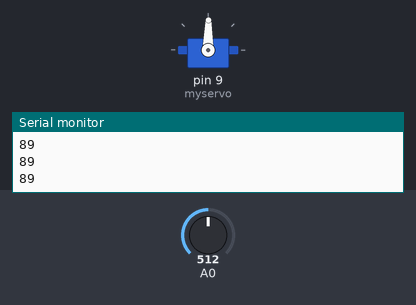
This sketch was run on a simulated Arduino Uno, built with avr-gcc and run on an emulated ATmega328P. On the bench: servo, the last lines printed to the serial monitor. The test bench sets the inputs (shaded band); at power-on: A0 = 512.

Above: at 1.2 s.
1.3 s: A0 set to 716
At 2.3 s:
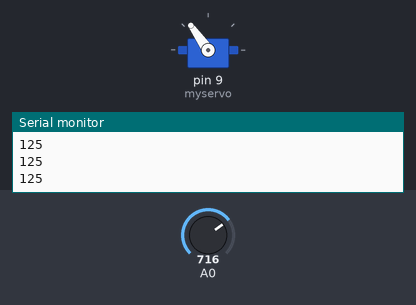
2.8 s: A0 set to 900
At 3.8 s:
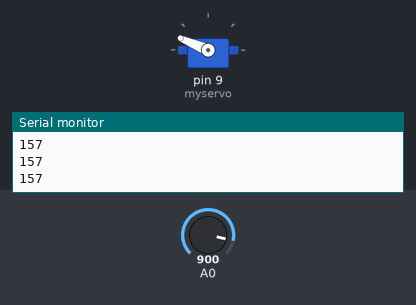
4.3 s: A0 set to 1023
At 4.7 s:
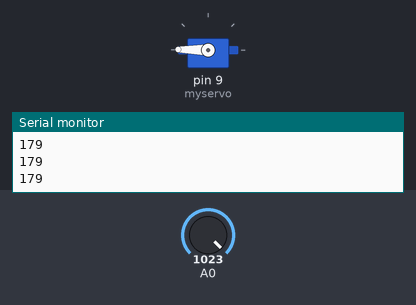
5.8 s: A0 set to 306
At 6.8 s:
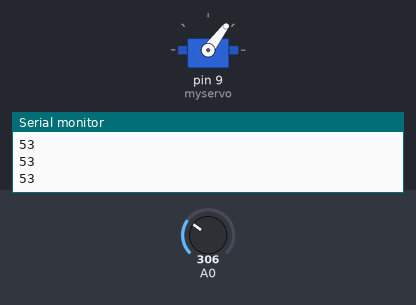
7.3 s: A0 set to 122
At 8.1 s:
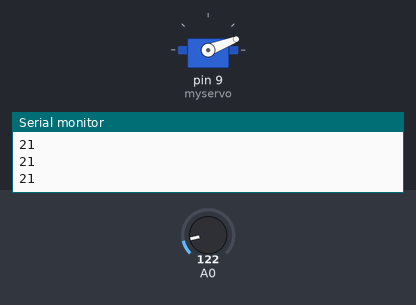
8.8 s: A0 set to 511
At 9.4 s:
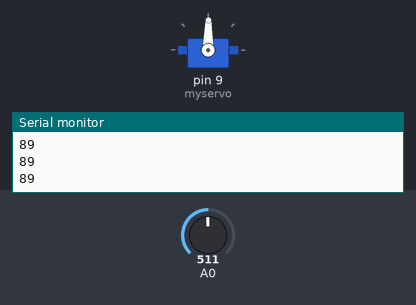
Timing chart, 0 to 11.3 s (numbered marks = the images above; inputs shaded):
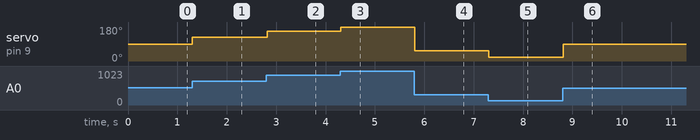

The sketch:

Sample_6.ino
```cpp
#include <Servo.h> 
Servo myservo; // 建立一個 Servo 物件
int val; // 儲存旋轉角度的變數
void setup() 
{  
  myservo.attach(9);
  pinMode(A0,INPUT);
  Serial.begin(9600);
  // Servo 接在 pin 9 
}
void loop() 
{  
  val = analogRead(A0);// 讀取可變電阻(數值介於 0 到 1023) 
  val = map(val, 0, 1023, 0, 179); // 把 0 – 1023 的數值按比例縮放為 0 – 180 的數值
  Serial.println(val); 
  myservo.write(val); // 設定 Servo 旋轉速度 
  delay(15); // 等待 Servo 旋轉指定的位置 
}
```

Measured:
- after the input at 1.3 s, servo on pin 9 (myservo): 89° → 125° at once
- after the input at 2.8 s, servo on pin 9 (myservo): 125° → 157° at once
- after the input at 4.3 s, servo on pin 9 (myservo): 157° → 179° at once
- after the input at 5.8 s, servo on pin 9 (myservo): 179° → 53° at once
- after the input at 7.3 s, servo on pin 9 (myservo): 53° → 21° at once
- after the input at 8.8 s, servo on pin 9 (myservo): 21° → 89° at once
